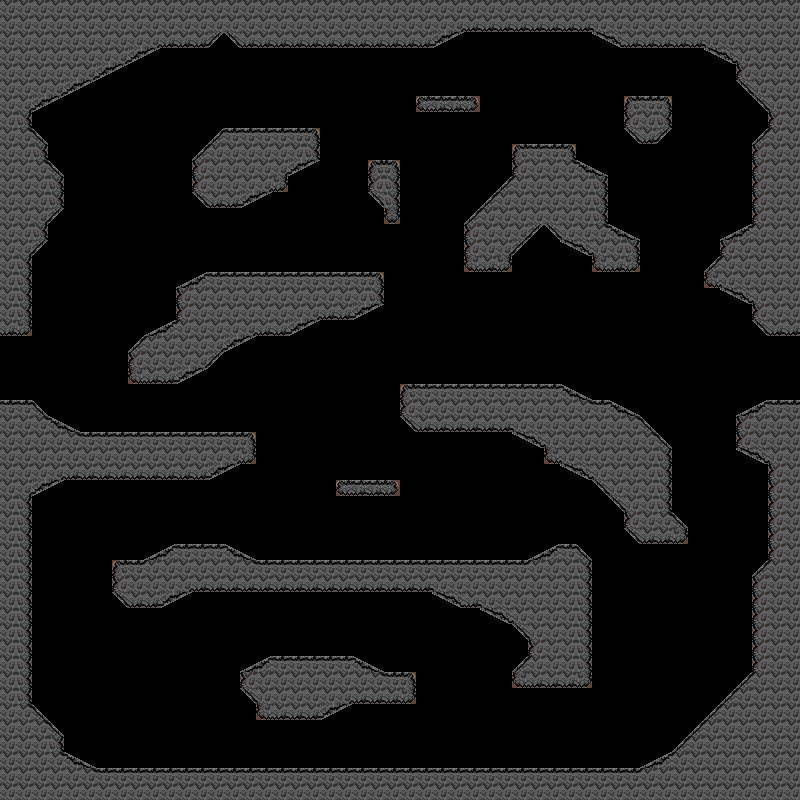

Rendered tile map (Tiled .tmx) drawn with the repository's tilesets; below, a short description and the map source with its tile grids summarised:
An orthogonal 50x50 tile map with 16x16 px tiles, 2 tile layers (prototype, terrain).

<map version="1.10" tiledversion="1.11.2" orientation="orthogonal" renderorder="right-down" width="50" height="50" tilewidth="16" tileheight="16" infinite="0" nextlayerid="7" nextobjectid="1">
 <tileset firstgid="1" source="Rock Tile Set.tsx" />
 <layer id="1" name="prototype" width="50" height="50">
  <data>[2500 cells, 866 non-empty, 1 distinct tile ids]</data>
 </layer>
 <layer id="3" name="terrain" width="50" height="50">
  <properties>
   <property name="st2u:AddComponent" value="ChunkData" />
   <property name="st2u:CompositeCollider2D" type="bool" value="true" />
   <property name="unity:layer" value="Ground" />
  </properties>
  <data>[2500 cells, 992 non-empty, 29 distinct tile ids]</data>
 </layer>
</map>
